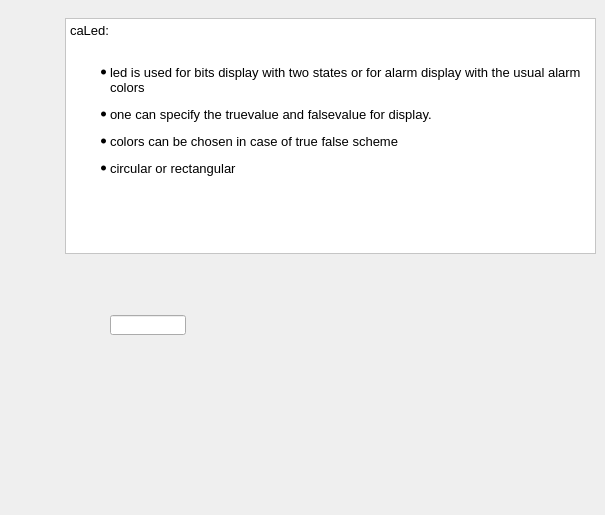
      <widget class="QWidget" name="tab_10">
       <attribute name="title">
        <string>caLed</string>
       </attribute>
       <widget class="QTextEdit" name="textEdit_7">
        <property name="geometry">
         <rect>
          <x>65</x>
          <y>18</y>
          <width>531</width>
          <height>236</height>
         </rect>
        </property>
        <property name="styleSheet">
         <string notr="true">
QWidget {background: white;} </string>
        </property>
        <property name="html">
         <string>&lt;!DOCTYPE HTML PUBLIC &quot;-//W3C//DTD HTML 4.0//EN&quot; &quot;http://www.w3.org/TR/REC-html40/strict.dtd&quot;&gt;
&lt;html&gt;&lt;head&gt;&lt;meta name=&quot;qrichtext&quot; content=&quot;1&quot; /&gt;&lt;style type=&quot;text/css&quot;&gt;
p, li { white-space: pre-wrap; }
&lt;/style&gt;&lt;/head&gt;&lt;body style=&quot; font-family:'Sans Serif'; font-size:10pt; font-weight:400; font-style:normal;&quot;&gt;
&lt;p style=&quot; margin-top:0px; margin-bottom:0px; margin-left:0px; margin-right:0px; -qt-block-indent:0; text-indent:0px;&quot;&gt;caLed: &lt;/p&gt;
&lt;p style=&quot;-qt-paragraph-type:empty; margin-top:0px; margin-bottom:0px; margin-left:0px; margin-right:0px; -qt-block-indent:0; text-indent:0px;&quot;&gt;&lt;br /&gt;&lt;/p&gt;
&lt;ul style=&quot;margin-top: 0px; margin-bottom: 0px; margin-left: 0px; margin-right: 0px; -qt-list-indent: 1;&quot;&gt;&lt;li style=&quot; margin-top:12px; margin-bottom:0px; margin-left:0px; margin-right:0px; -qt-block-indent:0; text-indent:0px;&quot;&gt;led is used for bits display with two states or for alarm display with the usual alarm colors&lt;/li&gt;
&lt;li style=&quot; margin-top:12px; margin-bottom:0px; margin-left:0px; margin-right:0px; -qt-block-indent:0; text-indent:0px;&quot;&gt;one can specify the truevalue and falsevalue for display.&lt;/li&gt;
&lt;li style=&quot; margin-top:12px; margin-bottom:0px; margin-left:0px; margin-right:0px; -qt-block-indent:0; text-indent:0px;&quot;&gt;colors can be chosen in case of true false scheme&lt;/li&gt;
&lt;li style=&quot; margin-top:12px; margin-bottom:0px; margin-left:0px; margin-right:0px; -qt-block-indent:0; text-indent:0px;&quot;&gt;circular or rectangular&lt;/li&gt;&lt;/ul&gt;
&lt;p style=&quot;-qt-paragraph-type:empty; margin-top:12px; margin-bottom:0px; margin-left:0px; margin-right:0px; -qt-block-indent:1; text-indent:0px;&quot;&gt;&lt;br /&gt;&lt;/p&gt;
&lt;p style=&quot;-qt-paragraph-type:empty; margin-top:0px; margin-bottom:0px; margin-left:0px; margin-right:0px; -qt-block-indent:0; text-indent:0px;&quot;&gt;&lt;br /&gt;&lt;/p&gt;&lt;/body&gt;&lt;/html&gt;</string>
        </property>
       </widget>
       <widget class="caLed" name="caled">
        <property name="geometry">
         <rect>
          <x>305</x>
          <y>300</y>
          <width>41</width>
          <height>41</height>
         </rect>
        </property>
        <property name="falseColor">
         <color>
          <red>255</red>
          <green>0</green>
          <blue>0</blue>
         </color>
        </property>
        <property name="trueColor">
         <color>
          <red>0</red>
          <green>255</green>
          <blue>0</blue>
         </color>
        </property>
        <property name="undefinedColor">
         <color>
          <red>165</red>
          <green>165</green>
          <blue>165</blue>
         </color>
        </property>
       </widget>
       <widget class="caLed" name="caLed_1">
        <property name="enabled">
         <bool>true</bool>
        </property>
        <property name="geometry">
         <rect>
          <x>405</x>
          <y>310</y>
          <width>30</width>
          <height>30</height>
         </rect>
        </property>
        <property name="rectangular">
         <bool>false</bool>
        </property>
        <property name="gradientEnabled">
         <bool>true</bool>
        </property>
        <property name="linearGradient">
         <bool>false</bool>
        </property>
        <property name="scaleContents">
         <bool>true</bool>
        </property>
        <property name="channel" stdset="0">
         <string notr="true">ACM:COUNT:1</string>
        </property>
        <property name="falseColor">
         <color>
          <red>0</red>
          <green>255</green>
          <blue>0</blue>
         </color>
        </property>
        <property name="trueColor">
         <color>
          <red>255</red>
          <green>0</green>
          <blue>0</blue>
         </color>
        </property>
        <property name="undefinedColor">
         <color>
          <red>170</red>
          <green>170</green>
          <blue>170</blue>
         </color>
        </property>
       </widget>
       <widget class="caLed" name="caLed_2">
        <property name="geometry">
         <rect>
          <x>230</x>
          <y>310</y>
          <width>31</width>
          <height>31</height>
         </rect>
        </property>
        <property name="scaleContents">
         <bool>true</bool>
        </property>
        <property name="channel" stdset="0">
         <string notr="true">ACM:COUNT:1</string>
        </property>
        <property name="falseColor">
         <color>
          <red>255</red>
          <green>0</green>
          <blue>0</blue>
         </color>
        </property>
        <property name="trueColor">
         <color>
          <red>0</red>
          <green>255</green>
          <blue>0</blue>
         </color>
        </property>
        <property name="undefinedColor">
         <color>
          <red>173</red>
          <green>173</green>
          <blue>173</blue>
         </color>
        </property>
       </widget>
       <widget class="caLineEdit" name="calineedit_5">
        <property name="geometry">
         <rect>
          <x>110</x>
          <y>315</y>
          <width>76</width>
          <height>20</height>
         </rect>
        </property>
        <property name="channel" stdset="0">
         <string notr="true">ACM:COUNT:1</string>
        </property>
        <property name="background">
         <color>
          <red>0</red>
          <green>255</green>
          <blue>255</blue>
         </color>
        </property>
        <property name="colorMode">
         <enum>caLineEdit::Static</enum>
        </property>
        <property name="precisionMode">
         <enum>caLineEdit::User</enum>
        </property>
        <property name="unitsEnabled">
         <bool>true</bool>
        </property>
       </widget>
       <widget class="caLed" name="caLed_3">
        <property name="enabled">
         <bool>true</bool>
        </property>
        <property name="geometry">
         <rect>
          <x>475</x>
          <y>310</y>
          <width>30</width>
          <height>30</height>
         </rect>
        </property>
        <property name="rectangular">
         <bool>true</bool>
        </property>
        <property name="gradientEnabled">
         <bool>false</bool>
        </property>
        <property name="linearGradient">
         <bool>false</bool>
        </property>
        <property name="scaleContents">
         <bool>true</bool>
        </property>
        <property name="channel" stdset="0">
         <string notr="true">ACM:COUNT:1</string>
        </property>
        <property name="falseColor">
         <color>
          <red>0</red>
          <green>255</green>
          <blue>0</blue>
         </color>
        </property>
        <property name="trueColor">
         <color>
          <red>255</red>
          <green>0</green>
          <blue>0</blue>
         </color>
        </property>
        <property name="undefinedColor">
         <color>
          <red>150</red>
          <green>150</green>
          <blue>150</blue>
         </color>
        </property>
       </widget>
       <widget class="caLed" name="caLed_4">
        <property name="enabled">
         <bool>true</bool>
        </property>
        <property name="geometry">
         <rect>
          <x>535</x>
          <y>310</y>
          <width>30</width>
          <height>30</height>
         </rect>
        </property>
        <property name="rectangular">
         <bool>true</bool>
        </property>
        <property name="gradientEnabled">
         <bool>true</bool>
        </property>
        <property name="linearGradient">
         <bool>true</bool>
        </property>
        <property name="scaleContents">
         <bool>true</bool>
        </property>
        <property name="channel" stdset="0">
         <string notr="true">ACM:COUNT:1</string>
        </property>
        <property name="falseColor">
         <color>
          <red>0</red>
          <green>255</green>
          <blue>0</blue>
         </color>
        </property>
        <property name="trueColor">
         <color>
          <red>255</red>
          <green>0</green>
          <blue>0</blue>
         </color>
        </property>
        <property name="undefinedColor">
         <color>
          <red>158</red>
          <green>158</green>
          <blue>158</blue>
         </color>
        </property>
       </widget>
       <widget class="caLed" name="caled_2">
        <property name="geometry">
         <rect>
          <x>235</x>
          <y>395</y>
          <width>36</width>
          <height>32</height>
         </rect>
        </property>
        <property name="rectangular">
         <bool>true</bool>
        </property>
        <property name="gradientEnabled">
         <bool>false</bool>
        </property>
        <property name="ledWidth">
         <number>30</number>
        </property>
        <property name="ledHeight">
         <number>30</number>
        </property>
        <property name="linearGradient">
         <bool>false</bool>
        </property>
        <property name="scaleContents">
         <bool>false</bool>
        </property>
        <property name="channel" stdset="0">
         <string notr="true">ACM:TEST:AO</string>
        </property>
        <property name="colorMode">
         <enum>caLed::Alarm</enum>
        </property>
       </widget>
       <widget class="caNumeric" name="canumeric_5">
        <property name="geometry">
         <rect>
          <x>295</x>
          <y>395</y>
          <width>186</width>
          <height>106</height>
         </rect>
        </property>
        <property name="integerDigits" stdset="0">
         <number>3</number>
        </property>
        <property name="decimalDigits" stdset="0">
         <number>0</number>
        </property>
        <property name="channel" stdset="0">
         <string notr="true">ACM:TEST:AO</string>
        </property>
        <property name="foreground">
         <color>
          <red>255</red>
          <green>255</green>
          <blue>0</blue>
         </color>
        </property>
        <property name="background">
         <color>
          <red>0</red>
          <green>85</green>
          <blue>255</blue>
         </color>
        </property>
        <property name="precisionMode">
         <enum>caNumeric::User</enum>
        </property>
       </widget>
       <widget class="caCircularGauge" name="cacirculargauge_4">
        <property name="geometry">
         <rect>
          <x>105</x>
          <y>395</y>
          <width>111</width>
          <height>111</height>
         </rect>
        </property>
        <property name="minValue">
         <double>0.000000000000000</double>
        </property>
        <property name="maxValue">
         <double>5.000000000000000</double>
        </property>
        <property name="highError">
         <double>5.000000000000000</double>
        </property>
        <property name="lowError">
         <double>0.000000000000000</double>
        </property>
        <property name="lowWarning">
         <double>0.000000000000000</double>
        </property>
        <property name="colorMode">
         <enum>EAbstractGauge::COLORBAR</enum>
        </property>
        <property name="valueFormat">
         <string>%.0f</string>
        </property>
        <property name="numMajorTicks">
         <number>6</number>
        </property>
        <property name="numMinorTicks">
         <number>10</number>
        </property>
        <property name="channel" stdset="0">
         <string notr="true">ACM:TEST:AO</string>
        </property>
        <property name="externalLimitsEnabled" stdset="0">
         <bool>true</bool>
        </property>
       </widget>
      </widget>
